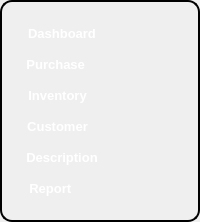
                     <widget class="QFrame" name="left_menu">
                      <property name="styleSheet">
                       <string notr="true">border:2px solid black;
border-radius:12px;
padding:5px;</string>
                      </property>
                      <property name="frameShape">
                       <enum>QFrame::StyledPanel</enum>
                      </property>
                      <property name="frameShadow">
                       <enum>QFrame::Raised</enum>
                      </property>
                      <layout class="QHBoxLayout" name="horizontalLayout_7">
                       <property name="spacing">
                        <number>0</number>
                       </property>
                       <property name="leftMargin">
                        <number>0</number>
                       </property>
                       <property name="topMargin">
                        <number>0</number>
                       </property>
                       <property name="rightMargin">
                        <number>0</number>
                       </property>
                       <property name="bottomMargin">
                        <number>0</number>
                       </property>
                       <item alignment="Qt::AlignLeft|Qt::AlignTop">
                        <widget class="QFrame" name="menu">
                         <property name="styleSheet">
                          <string notr="true">border:none;
color:#fff;</string>
                         </property>
                         <property name="frameShape">
                          <enum>QFrame::StyledPanel</enum>
                         </property>
                         <property name="frameShadow">
                          <enum>QFrame::Raised</enum>
                         </property>
                         <layout class="QGridLayout" name="gridLayout_2">
                          <item row="4" column="0">
                           <widget class="QPushButton" name="inventory_btn">
                            <property name="font">
                             <font>
                              <pointsize>10</pointsize>
                              <weight>75</weight>
                              <bold>true</bold>
                             </font>
                            </property>
                            <property name="text">
                             <string>Inventory</string>
                            </property>
                            <property name="icon">
                             <iconset resource="icons.qrc">
                              <normaloff>:/icons/icons/building-store.svg</normaloff>:/icons/icons/building-store.svg</iconset>
                            </property>
                            <property name="iconSize">
                             <size>
                              <width>30</width>
                              <height>30</height>
                             </size>
                            </property>
                           </widget>
                          </item>
                          <item row="3" column="0">
                           <widget class="QPushButton" name="purchase_btn">
                            <property name="font">
                             <font>
                              <pointsize>10</pointsize>
                              <weight>75</weight>
                              <bold>true</bold>
                             </font>
                            </property>
                            <property name="text">
                             <string>Purchase </string>
                            </property>
                            <property name="icon">
                             <iconset resource="icons.qrc">
                              <normaloff>:/icons/icons/archive.svg</normaloff>:/icons/icons/archive.svg</iconset>
                            </property>
                            <property name="iconSize">
                             <size>
                              <width>30</width>
                              <height>30</height>
                             </size>
                            </property>
                           </widget>
                          </item>
                          <item row="0" column="0" rowspan="2" colspan="2">
                           <widget class="QPushButton" name="dashboard_btn">
                            <property name="font">
                             <font>
                              <pointsize>10</pointsize>
                              <weight>75</weight>
                              <bold>true</bold>
                             </font>
                            </property>
                            <property name="text">
                             <string>Dashboard</string>
                            </property>
                            <property name="icon">
                             <iconset resource="icons.qrc">
                              <normaloff>:/icons/icons/dashboard.svg</normaloff>:/icons/icons/dashboard.svg</iconset>
                            </property>
                            <property name="iconSize">
                             <size>
                              <width>30</width>
                              <height>30</height>
                             </size>
                            </property>
                           </widget>
                          </item>
                          <item row="8" column="0" colspan="2">
                           <widget class="QPushButton" name="description_btn">
                            <property name="font">
                             <font>
                              <pointsize>10</pointsize>
                              <weight>75</weight>
                              <bold>true</bold>
                             </font>
                            </property>
                            <property name="text">
                             <string>Description</string>
                            </property>
                            <property name="icon">
                             <iconset resource="icons.qrc">
                              <normaloff>:/icons/icons/template.svg</normaloff>:/icons/icons/template.svg</iconset>
                            </property>
                            <property name="iconSize">
                             <size>
                              <width>30</width>
                              <height>30</height>
                             </size>
                            </property>
                           </widget>
                          </item>
                          <item row="5" column="0">
                           <widget class="QPushButton" name="customer_btn">
                            <property name="font">
                             <font>
                              <pointsize>10</pointsize>
                              <weight>75</weight>
                              <bold>true</bold>
                             </font>
                            </property>
                            <property name="text">
                             <string>Customer</string>
                            </property>
                            <property name="icon">
                             <iconset resource="icons.qrc">
                              <normaloff>:/icons/icons/user.svg</normaloff>:/icons/icons/user.svg</iconset>
                            </property>
                            <property name="iconSize">
                             <size>
                              <width>30</width>
                              <height>30</height>
                             </size>
                            </property>
                           </widget>
                          </item>
                          <item row="10" column="0">
                           <widget class="QPushButton" name="report_btn">
                            <property name="font">
                             <font>
                              <pointsize>10</pointsize>
                              <weight>75</weight>
                              <bold>true</bold>
                             </font>
                            </property>
                            <property name="text">
                             <string>Report    </string>
                            </property>
                            <property name="icon">
                             <iconset resource="icons.qrc">
                              <normaloff>:/icons/icons/report-search.svg</normaloff>:/icons/icons/report-search.svg</iconset>
                            </property>
                            <property name="iconSize">
                             <size>
                              <width>30</width>
                              <height>30</height>
                             </size>
                            </property>
                           </widget>
                          </item>
                         </layout>
                        </widget>
                       </item>
                      </layout>
                     </widget>
